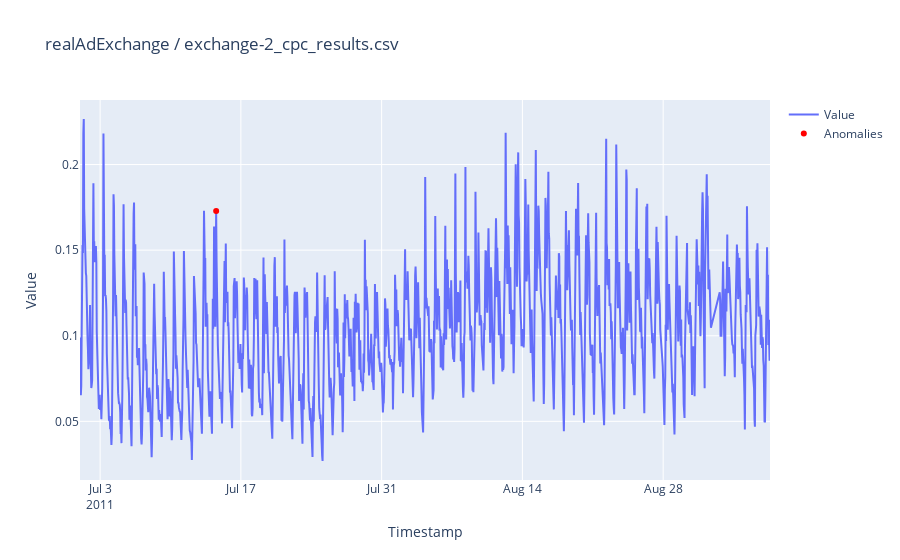
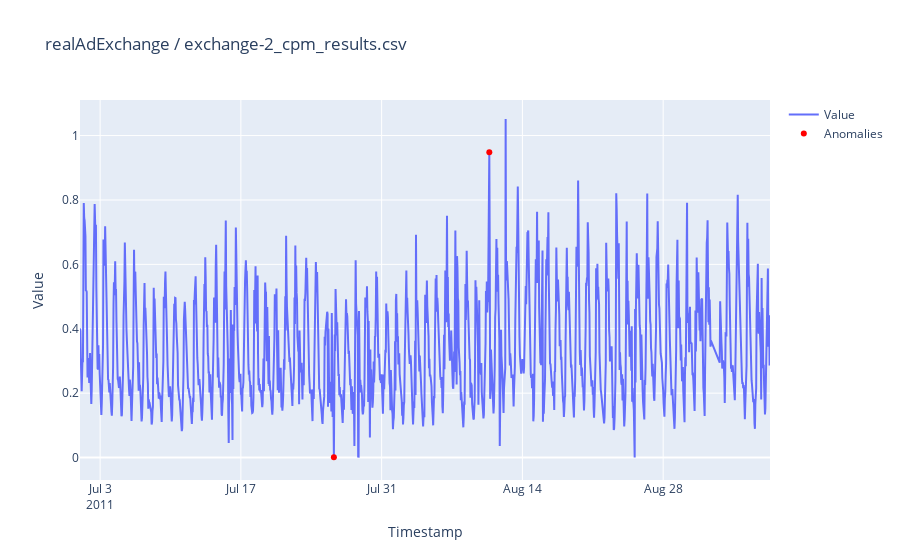
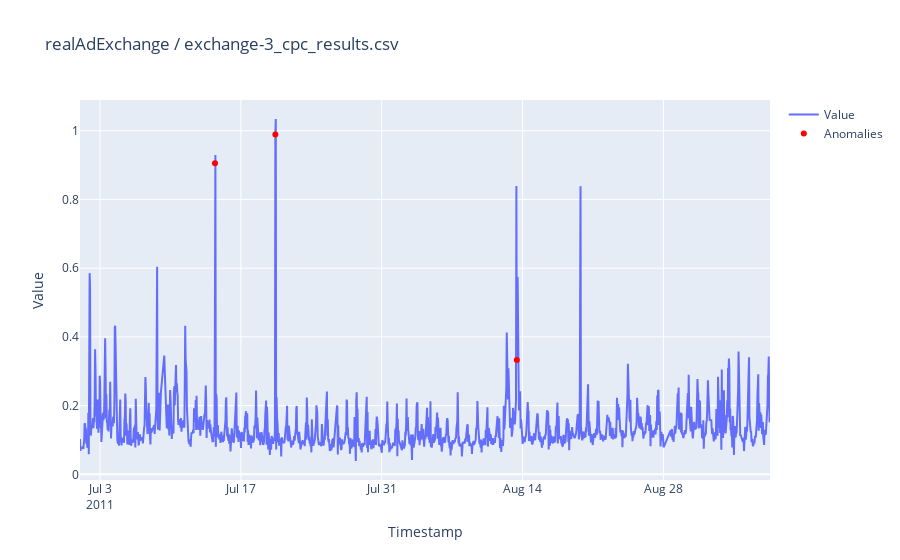
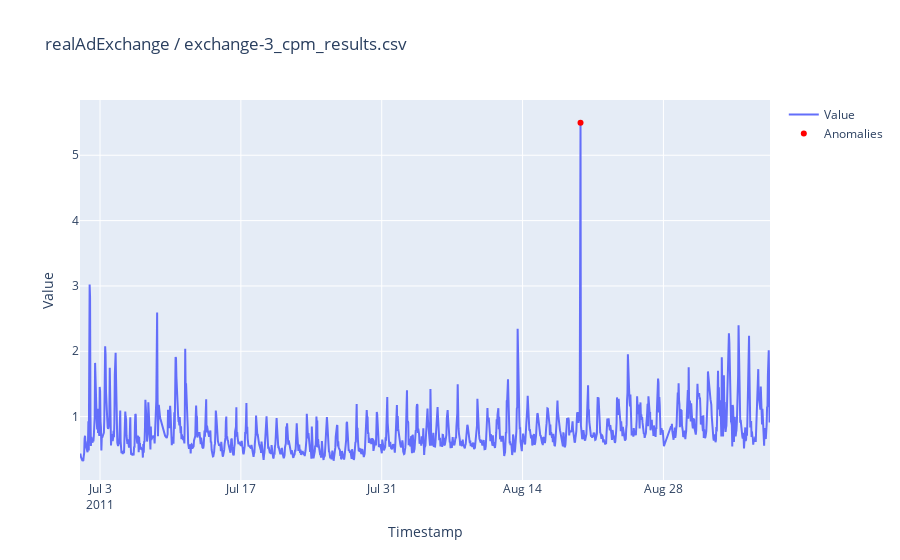

Write notebook code for charts like these, in order.
### Code cell
import plotly.io as pio

for f_name in data[dir]:

    df = data[dir][f_name]
    # Create a figure using Plotly Express
    fig = go.Figure()

    fig.add_trace(go.Scatter(x=df.index, y=df['value'], mode='lines', name='Value'))

    # Add scatter plot for anomalies
    anomalies = df[df['is_anomaly'] == 1]  # Filter DataFrame to get rows where is_anomaly is 1
    fig.add_trace(go.Scatter(x=anomalies.index, y=anomalies['value'], mode='markers', marker=dict(color='red'), name='Anomalies'))

    # Update layout
    fig.update_layout(title=f"{dir} / {f_name}", xaxis_title='Timestamp', yaxis_title='Value')

    # Show plot
    fig.show()

    # Save plot as PNG file
    file_path = os.path.join(output_folder, f"{dir}_{f_name}.png")
    pio.write_image(fig, file_path)

### Figure 1 — Plotly figure (JSON) as saved in the notebook; plotly's stock layout.template omitted (floating-point values rounded to 4 significant figures; data arrays with more than 128 entries replaced by an {"elided": "..."} marker saying what was removed)
{"data": [{"mode": "lines", "name": "Value", "type": "scatter", "x": {"elided": "1648 str values"}, "y": {"elided": "1648 float values"}}, {"marker": {"color": "red"}, "mode": "markers", "name": "Anomalies", "type": "scatter", "x": ["2011-07-14T13:00:01"], "y": [0.1729]}], "layout": {"title": {"text": "realAdExchange / exchange-2_cpc_results.csv"}, "xaxis": {"title": {"text": "Timestamp"}}, "yaxis": {"title": {"text": "Value"}}}}

### Figure 2 — Plotly figure (JSON) as saved in the notebook; plotly's stock layout.template omitted (floating-point values rounded to 4 significant figures; data arrays with more than 128 entries replaced by an {"elided": "..."} marker saying what was removed)
{"data": [{"mode": "lines", "name": "Value", "type": "scatter", "x": {"elided": "1648 str values"}, "y": {"elided": "1648 float values"}}, {"marker": {"color": "red"}, "mode": "markers", "name": "Anomalies", "type": "scatter", "x": ["2011-07-26T06:00:01", "2011-08-10T17:00:01"], "y": [0.000984, 0.9482]}], "layout": {"title": {"text": "realAdExchange / exchange-2_cpm_results.csv"}, "xaxis": {"title": {"text": "Timestamp"}}, "yaxis": {"title": {"text": "Value"}}}}

### Figure 3 — Plotly figure (JSON) as saved in the notebook; plotly's stock layout.template omitted (floating-point values rounded to 4 significant figures; data arrays with more than 128 entries replaced by an {"elided": "..."} marker saying what was removed)
{"data": [{"mode": "lines", "name": "Value", "type": "scatter", "x": {"elided": "1647 str values"}, "y": {"elided": "1647 float values"}}, {"marker": {"color": "red"}, "mode": "markers", "name": "Anomalies", "type": "scatter", "x": ["2011-07-14T10:15:01", "2011-07-20T10:15:01", "2011-08-13T10:15:01"], "y": [0.9054, 0.9891, 0.3325]}], "layout": {"title": {"text": "realAdExchange / exchange-3_cpc_results.csv"}, "xaxis": {"title": {"text": "Timestamp"}}, "yaxis": {"title": {"text": "Value"}}}}

### Figure 4 — Plotly figure (JSON) as saved in the notebook; plotly's stock layout.template omitted (floating-point values rounded to 4 significant figures; data arrays with more than 128 entries replaced by an {"elided": "..."} marker saying what was removed)
{"data": [{"mode": "lines", "name": "Value", "type": "scatter", "x": {"elided": "1647 str values"}, "y": {"elided": "1647 float values"}}, {"marker": {"color": "red"}, "mode": "markers", "name": "Anomalies", "type": "scatter", "x": ["2011-08-19T18:15:01"], "y": [5.498]}], "layout": {"title": {"text": "realAdExchange / exchange-3_cpm_results.csv"}, "xaxis": {"title": {"text": "Timestamp"}}, "yaxis": {"title": {"text": "Value"}}}}
